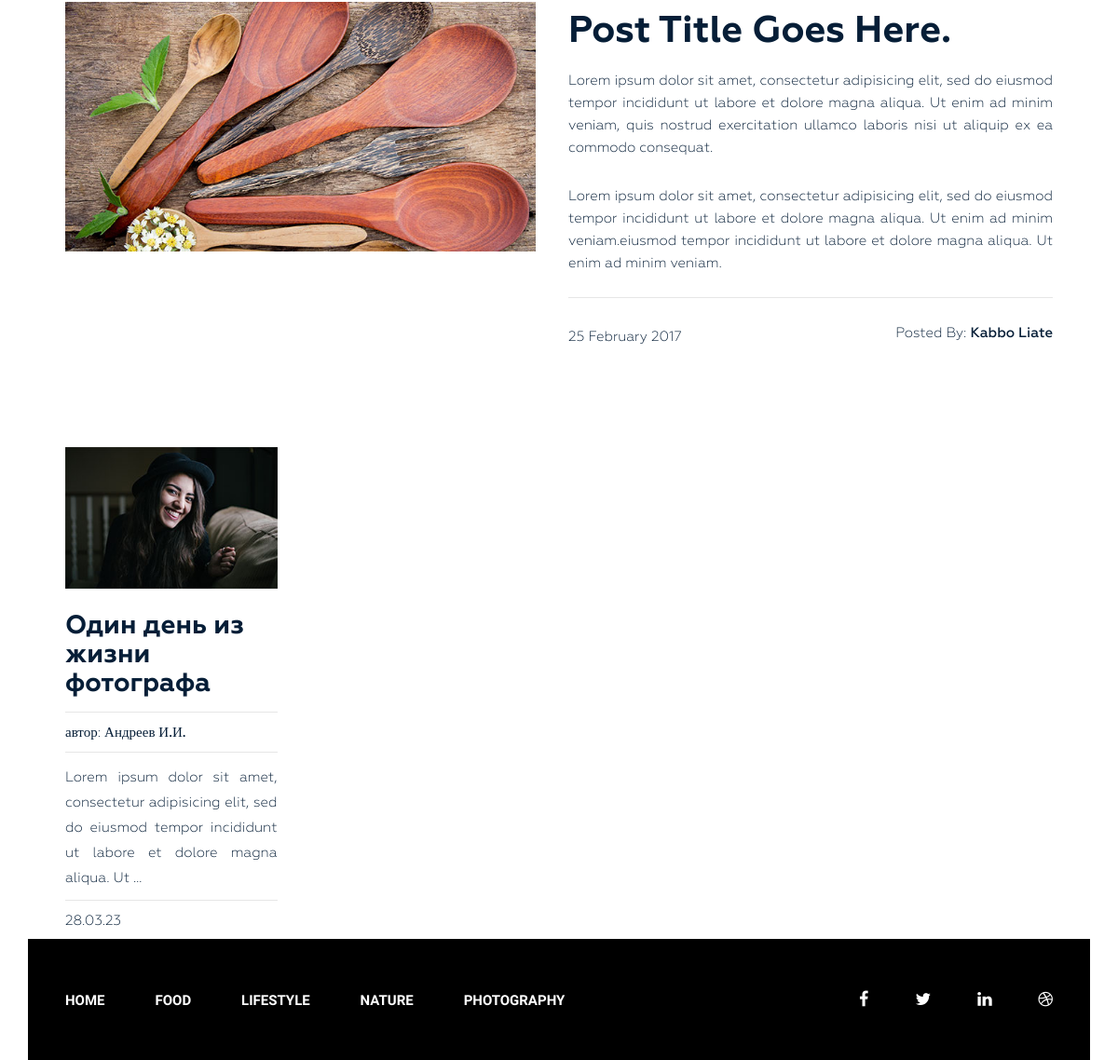
/ (lower part), run on an earlier commit of the app's database.
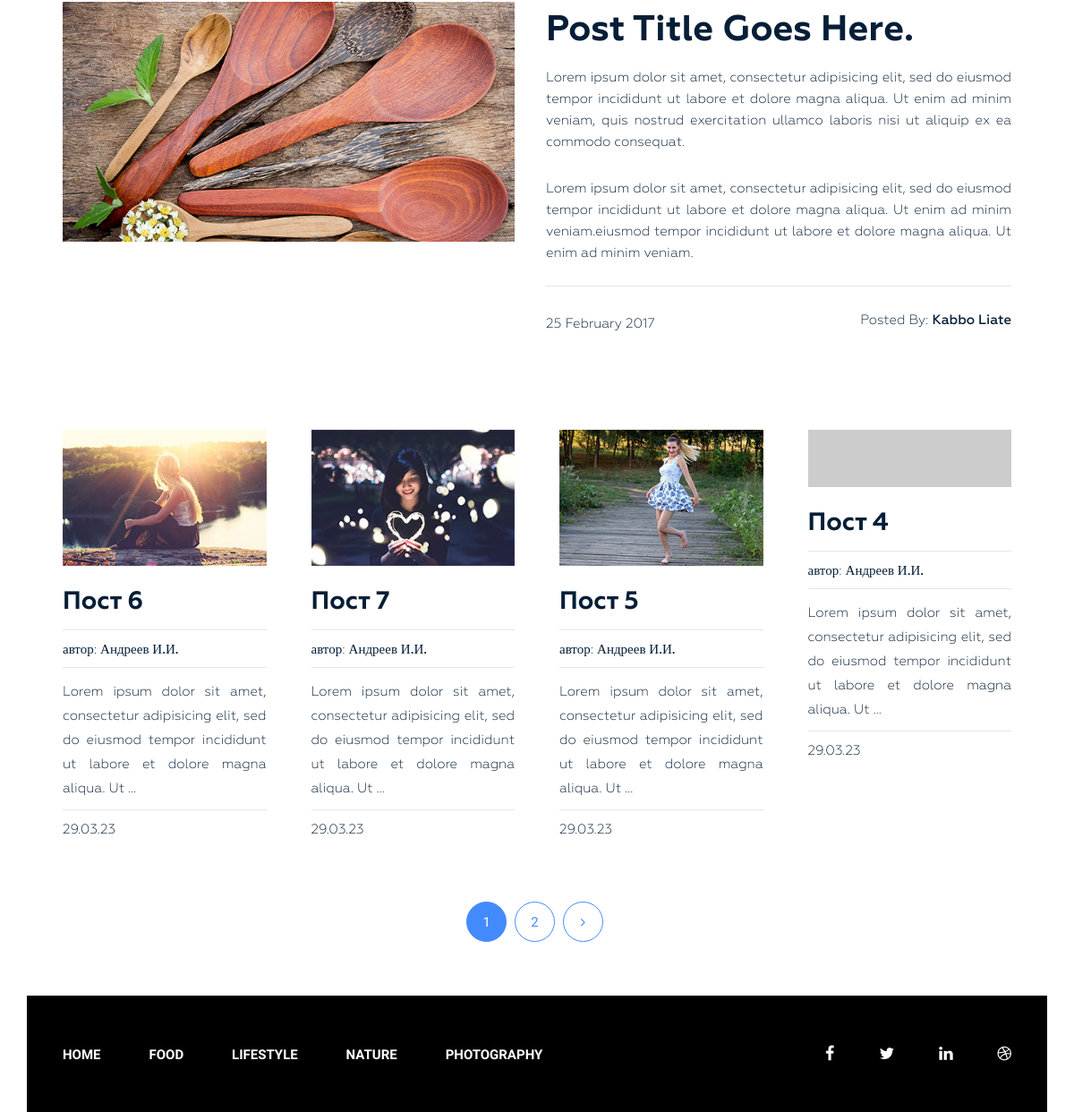
And on a later commit of the database.
### blog/models.py (models this page shows, shortened)
class Post(models.Model):
    title = models.CharField(max_length=250, verbose_name='Заголовок')
    slug = models.SlugField(max_length=250, verbose_name='url', unique=True)
    author = models.CharField(max_length=100, verbose_name='Автор')
    content = models.TextField(blank=True, verbose_name='Контент')
    created_at = models.DateTimeField(auto_now_add=True, verbose_name='Опубликовано')
    photo = models.ImageField(upload_to='photo/%Y/%m/%d/', blank=True, verbose_name='Фото')
    views = models.IntegerField(default=0, verbose_name='Просмотров')
    category = models.ForeignKey(Category, on_delete=models.PROTECT, related_name='posts', verbose_name='Категория')
    tags = models.ManyToManyField(Tag, blank=True, related_name='posts', verbose_name='Теги')
    def get_absolute_url(self):
        return reverse('post', kwargs={'slug':self.slug})
    class Meta:
        verbose_name = 'Статья'
        verbose_name_plural = 'Статьи'
        ordering = ['-created_at']

class Category(models.Model):
    title = models.CharField(max_length=250)
    slug = models.SlugField(max_length=250, verbose_name='url', unique=True)
    def get_absolute_url(self):
        return reverse('category', kwargs={'slug':self.slug})
    class Meta:
        verbose_name = 'Категория'
        verbose_name_plural = 'Категории'
        ordering = ['title']

### blog/views.py (the view)
# urls.py: path('', Home.as_view(), name='home'),
class Home(ListView):
    model = Post
    template_name = 'blog/index.html'
    context_object_name = 'posts'
    paginate_by = 4
    def get_context_data(self, *, object_list=None, **kwargs):
        context = super().get_context_data(**kwargs)
        context['title'] = 'Classic Blog Design'
        return context

### blog/templatetags/menu.py (called while the page is built)
@register.inclusion_tag('blog/menu_tpl.html')
def show_menu(menu_class='menu'):
    categories = Category.objects.all()
    return {'categories': categories, 'menu_class': menu_class}

### blog/templates/blog/index.html (shortened to what this page needs)
{% extends 'base.html' %}
{% load static %}
{% block content %}
<section class="blog-post-area">
    <div class="container">
        <div class="row">
            <div class="blog-post-area-style">
                <div class="col-md-12">
                    <div class="single-post-big">
                        <div class="big-image">
                            <img src="{% static 'img/post-image1.jpg' %}" alt="">
                        </div>
                        <div class="big-text">
                            <h3><a href="#">Post Title Goes Here.</a></h3>
                            <p>Lorem ipsum dolor sit amet, consectetur adipisicing elit, sed do eiusmod tempor
                                incididunt ut labore et dolore magna aliqua. Ut enim ad minim veniam, quis nostrud
                                exercitation ullamco laboris nisi ut aliquip ex ea commodo consequat.</p>
                            <p>Lorem ipsum dolor sit amet, consectetur adipisicing elit, sed do eiusmod tempor
                                incididunt ut labore et dolore magna aliqua. Ut enim ad minim veniam.eiusmod tempor
                                incididunt ut labore et dolore magna aliqua. Ut enim ad minim veniam.</p>
                            <h4><span class="date">25 February 2017</span><span class="author">Posted By: <span
                                    class="author-name">Kabbo Liate</span></span>
                            </h4>
                        </div>
                    </div>
                </div>
                {% for post in posts %}
                <div class="col-md-3">
                    <div class="single-post">
                        {% if post.photo %}
                            <img src="{{ post.photo.url }}" alt="{{ post.title }}">
                        {% else %}
                            <img src="https://picsum.photos/id/1060/300/201?blur=2" alt="{{ post.title }}">
                        {% endif %}
                        <h3><a href="{{ post.get_absolute_url }}">{{ post.title }}</a></h3>
                        <h4><span>автор: <span class="author-name">{{ post.author }}</span></span>
                        </h4>
                        {{ post.content|truncatewords_html:20|safe }}
                        <h4><span>{{ post.created_at|date:"d.m.y" }}</span></h4>
                    </div>
                </div>
                {% endfor %}
            </div>
        </div>
    </div>
    {% if page_obj.has_other_pages %}
    <div class="pegination">
        <div class="nav-links">
            {% for p in page_obj.paginator.page_range %}
                {% if page_obj.number == p %}
                    <span class="page-numbers current">{{p}}</span>
                {% elif p > page_obj.number|add:-3 and p < page_obj.number|add:3 %}
                    <a class="page-numbers" href="?page={{p}}">{{p}}</a>
                {% endif %}
            {% endfor %}
            {% if page_obj.has_next %}
                <a class="page-numbers" href="?page={{ page_obj.next_page_number }}"><i class="fa fa-angle-right" aria-hidden="true"></i></a>
            {% endif %}
        </div>
    </div>
    {% endif %}
</section>
{% endblock %}

### blog/templates/blog/menu_tpl.html
<div class="{{ menu_class }}">
    <ul>
        <li class="active"><a href="{% url 'home' %}">Home</a></li>
        {% for item in categories %}
        <li><a href="{{ item.get_absolute_url }}">{{ item.title }}</a></li>
        {% endfor %}
    </ul>
</div>

What changed in the data, as far as the page shows it:
no longer on this page (row unchanged): Post: photo (picture), title "Один день из жизни фотографа", author "Андреев И.И.", content "Lorem ipsum dolor sit amet, consectetur adipisicing elit, sed do eiusmod tempor incididunt ut labore et dolore magna aliqua. Ut …", created_at "28.03.23"
added Post: photo (picture), title "Пост 6", author "Андреев И.И.", content "Lorem ipsum dolor sit amet, consectetur adipisicing elit, sed do eiusmod tempor incididunt ut labore et dolore magna aliqua. Ut …", created_at "29.03.23"
added Post: photo (picture), title "Пост 7", author "Андреев И.И.", content "Lorem ipsum dolor sit amet, consectetur adipisicing elit, sed do eiusmod tempor incididunt ut labore et dolore magna aliqua. Ut …", created_at "29.03.23"
added Post: photo (picture), title "Пост 5", author "Андреев И.И.", content "Lorem ipsum dolor sit amet, consectetur adipisicing elit, sed do eiusmod tempor incididunt ut labore et dolore magna aliqua. Ut …", created_at "29.03.23"
added Post: title "Пост 4", author "Андреев И.И.", content "Lorem ipsum dolor sit amet, consectetur adipisicing elit, sed do eiusmod tempor incididunt ut labore et dolore magna aliqua. Ut …", created_at "29.03.23"
Also different on the page:
new list line: "1"
new list line: "2"
